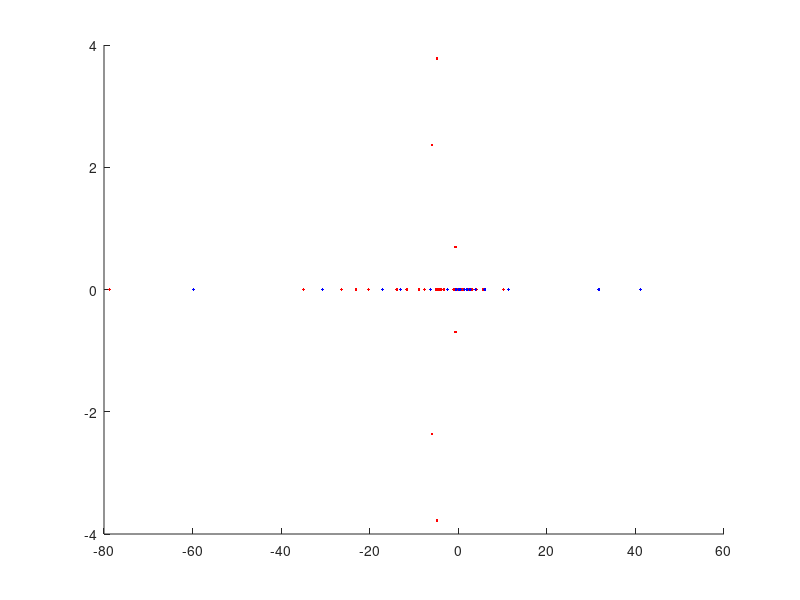

Write the MATLAB code that produced this figure.
sz = 20;
maxVal = 10;


A = diag(maxVal.*rand(1,sz));
B = diag(maxVal.*rand(1,sz));
C = diag(maxVal.*rand(1,sz));
D = diag(maxVal.*rand(1,sz));
E = diag(maxVal.*rand(1,sz));
F = diag(maxVal.*rand(1,sz));
G = diag(maxVal.*rand(1,sz));
H = diag(maxVal.*rand(1,sz));
K = diag(maxVal.*rand(1,sz));

T = [A B C
	D E F
	G H K];

P =  [A B C
	D E F
	G zeros(sz) K];

Q = [eye(sz) zeros(sz) zeros(sz)
	zeros(sz) zeros(sz) zeros(sz)
	zeros(sz) zeros(sz) zeros(sz)];

dettest = 1;

for n = 1:size(A,1)
	dettest = dettest*1/A(n,n)*((A(n,n)*K(n,n) - C(n,n)*G(n,n))*(A(n,n)*E(n,n) - B(n,n)*D(n,n)) ...
	- (A(n,n)*F(n,n) - C(n,n)*D(n,n))*(A(n,n)*H(n,n) - B(n,n)*G(n,n)));
end


realDet = det(T);

disp(['myDet: ' num2str(dettest)]);
disp(['realDet: ' num2str(realDet)]);

eigens = zeros(0,1);
for n = 1:size(A,1)
	eigens = cat(1,eigens,roots([1,-(2*A(n,n) - B(n,n)*(D(n,n) - 1) - C(n,n)),(A(n,n)-C(n,n))*(A(n,n)-B(n,n)*D(n,n))]));
end

scatter(real(eigens),imag(eigens),[],'r','.');
hold on
opts = struct('p', sz);
eins = eigs(P,Q,18,'sm',opts);
scatter(real(eins),imag(eins),[],'b','.');

